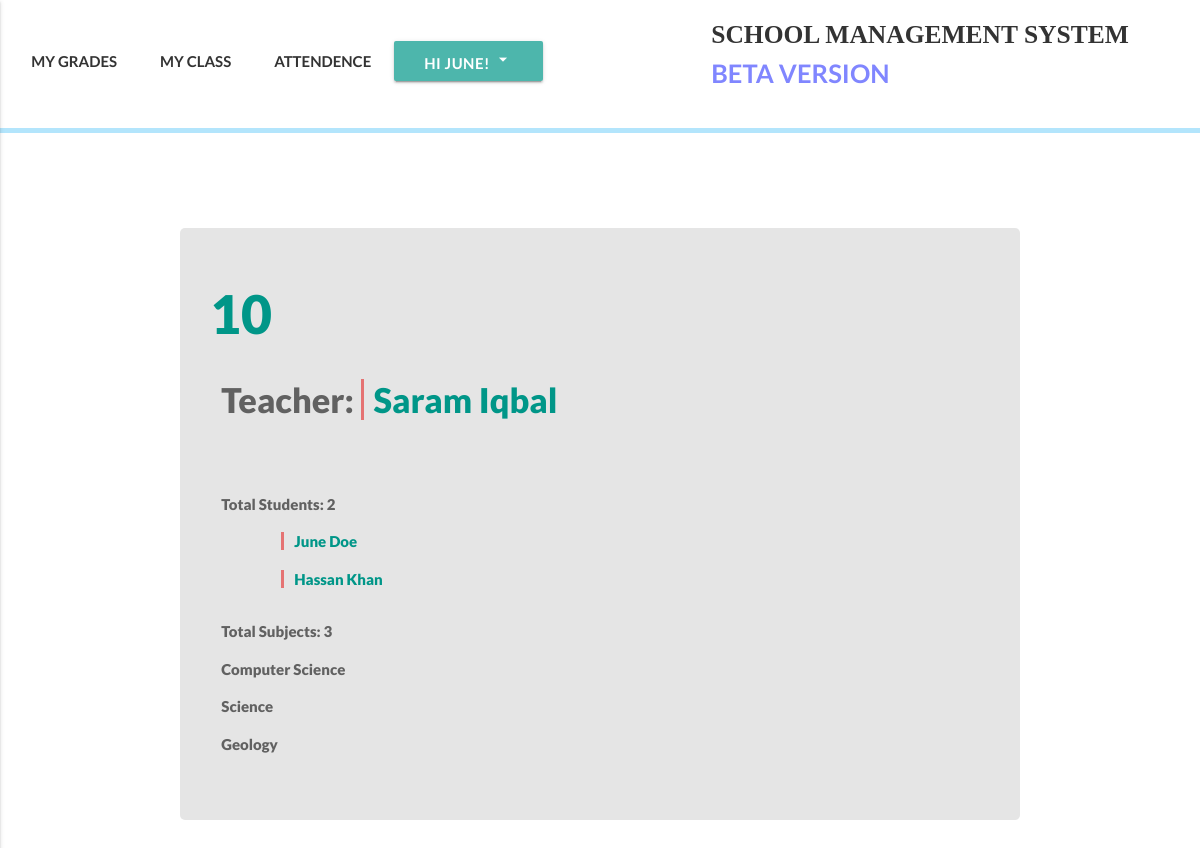
Page /classes/1/ (signed in) on the committed database.
### accounts/models.py (models this page shows, shortened)
class User(AbstractBaseUser):
    email = models.EmailField(
        verbose_name='email address',
        max_length=255,
        unique=True,
    )
    date_of_birth = models.DateField(null=True)
    is_active = models.BooleanField(default=True)
    is_admin = models.BooleanField(default=False)
    is_teacher = models.BooleanField(default=False)
    is_student = models.BooleanField(default=False)
    bio = models.TextField(blank=True, help_text='write something about yourself...')
    phone_regex = RegexValidator(regex=r'^\+?1?\d{9,15}$', message="Phone number must be entered in the format: '+999999999'. Up to 15 digits allowed.")
    phone_number = models.CharField(validators=[phone_regex], max_length=17, blank=True, help_text="Phone number must be entered in the format: '+999999999'. Up to 15 digits allowed.") # validators should be a list
    first_name = models.CharField(max_length=225)
    last_name = models.CharField(max_length=225)
    address = models.CharField(max_length=225, blank=True)
    part_of = models.ForeignKey(Klasses, null=True, blank=True, related_name="partof", on_delete=models.SET_NULL)
    image = models.ImageField(upload_to="profile_pictures", blank=True)
    objects = MyUserManager()
    USERNAME_FIELD = 'email'
    REQUIRED_FIELDS = ['first_name', 'last_name', 'phone_number']
    def get_absolute_url(self):
        return reverse('user_detail', kwargs={'id':self.id})

### klass/models.py (models this page shows, shortened)
class Klasses(models.Model):
    id = models.AutoField(primary_key=True)
    name = models.CharField(max_length=50)
    def get_absolute_url(self):
        return reverse('klasses_detail_view', kwargs={'id':self.id})

### academics/models.py (models this page shows, shortened)
class Subject(models.Model):
    name = models.CharField(max_length=225)
    klass = models.ManyToManyField(Klasses, related_name='subjects')

### klass/views.py (the view)
# urls.py: url(r'^(?P<id>[\w-]+)/$', klasses_detail_view, name='klasses_detail_view'),
def klasses_detail_view(request, id):
    if request.user.is_authenticated:
        klass = get_object_or_404(Klasses, id=id)
        if request.user.is_admin or request.user in klass.partof.filter(is_teacher=True) or request.user in klass.partof.filter(is_student=True):
            total_num = klass.partof.filter(is_student=True).count()
            teacher = klass.partof.filter(is_teacher=True)
            students = klass.partof.filter(is_student=True)
            template_name = "klass/klasses_detail_view.html"
            context = {
            "klass":klass,
            "teacher":teacher,
            "students":students,
            "total_num":total_num,
            }
            return render(request, template_name, context)
        else:
            raise Http404
    else:
        raise Http404

### templates/klass/klasses_detail_view.html (shortened to what this page needs)
{% extends 'index.html' %}
{% block customcss %}
{% load static %}
<link rel="stylesheet" href="{% static 'css/userrs.css' %}">
<link rel="stylesheet" href="{% static 'css/academics/subjects/subject_list.css' %}">
{% endblock customcss %}
{% block content %}
  <div class="register-bg">
    <div class="classes-boi hoverable grey-text text-darken-2">
      <h2 class="my-heada">{{klass.name}}</h2>
      <div class="row">
        <div class="col xl16 l12 m12 s12">
          <div class="my-list-klasses">
              {% if teacher %}
              {% for teach in teacher %}
                <h4>Teacher: <a href="{{teach.get_absolute_url}}" class="my-link">{{teach.first_name}} {{teach.last_name}}</a></h4>
              {% endfor %}
              {% else %}
              <h3>No teacher added yet</h3>
              {% endif %}
              <br><br>
          </div>
        </div>
      <div class="col xl16 l12 m12 s12">
        <div class="my-text"><p>Total Students: {{total_num}}</p></div>
        <div class="my-list">
          {% for student in students %}
          <p><a href="{{student.get_absolute_url}}">{{student.first_name}} {{student.last_name}}</a></p>
          {% endfor %}
        </div>
      </div>
      <div class="col xl16 l12 m12 s12">
        <div class="my-text"><p>Total Subjects: {{klass.subjects.count}}</p></div>
        <div class="my-list">
          {% for suba in klass.subjects.all %}
          {% if request.user.is_admin %}
          <p><a href="{{suba.get_absolute_url}}">{{suba.name}}</a></p>
          {% else %}
          <p>{{suba.name}}</p>
          {% endif %}
          {% endfor %}
        </div>
      </div>
      </div>
  </div>
  </div>
{% endblock content %}

### templates/index.html (shortened to what this page needs)
<!DOCTYPE html>
<html lang="en">
<head>
  {% load static %}
  <link rel="stylesheet" href="https://cdnjs.cloudflare.com/ajax/libs/animate.css/3.5.2/animate.min.css">
  <link rel="stylesheet" href="{% static 'materialize/css/materialize.min.css' %}">
  {% block headercss %} <link rel="stylesheet" href="{% static 'css/header.css' %}"> {% endblock headercss %}
  {% block customcss %} <link rel="stylesheet" href="{% static 'css/home.css' %}"> {% endblock customcss %}
</head>
<body>
  {% block new_page %}
  <header>
    <div class="my-nav">
      <div class="row">
        <div class="col xl7 l7 m7 s12 ma-nav">
          <ul class="nav-ul" >
            {% block headernavs %}
            {% if request.user.is_authenticated %}
              {% if request.user.is_student %}
              <li><a href="{% url 'semester-view' %}" class="waves-effect waves-teal">MY GRADES</a></li>
              <li><a href="{{request.user.part_of.get_absolute_url}}" class="waves-effect waves-teal">MY CLASS</a></li>
              <li><a href="/academics/attendence/{{request.user.id}}" class="waves-effect waves-teal">ATTENDENCE</a></li>
              <a class='dropdown-button btn my-dropdown teal lighten-2' data-beloworigin="true" href='#' data-activates='dropdown1'>Hi {{request.user.first_name}}! <i class="medium material-icons">arrow_drop_down</i></a>
              {% endif %}
            {% else %}
            <li><a href="{% url 'login_view' %}" class="waves-effect waves-teal"><span>LOGIN</span></a></li>
            {% endif %}
            {% endblock headernavs %}
          </ul>
        </div>
        <div class="col s2">
        </div>
        <div class="col xl5 l5 m5 offset-10">
          <a href="{% url 'home' %}" class='my-logo'>SCHOOL MANAGEMENT SYSTEM<br><span class="qaka"> BETA VERSION</span></a>
        </div>
    </div>
    </div>
    <div class='little-bar'></div>
  </header>
  {% block content %}{% endblock content %}
{% endblock new_page %}
</body>
</html>

### static/css/header.css (style rules this page uses)
.my-nav { font-family: lato; font-weight:bold; background-color: #fff; height:100%; padding-top:15px; padding-bottom: 0; margin-bottom:0; }
.my-dropdown { padding-bottom:40px; }
.little-bar { height:5px; background-color: #b3e5fc; }
.my-nav ul li { display: inline; }
.my-nav ul li a, .disable { padding: 20px 20px 20px 20px; color: #333; transition: 0.4s; }
.my-logo { font-family:kelson sans; color:#333; text-align:right; font-size:1.7em; transition: 0.4s; }
.qaka { color: #8086ff; font-family:lato; }

### static/css/userrs.css (style rules this page uses)
.register-bg { padding: 3em 0em; margin-top: 50px; }
.classes-boi { border-radius: 5px; text-align:center; margin-top:10vh; width:70%; margin: auto; background-color: #e5e5e5 ; padding:2em; }
.classes-boi h3, .classes-boi h4, .classes-boi p { font-family: lato; font-weight:1000; }

### static/css/academics/subjects/subject_list.css (style rules this page uses)
.my-heada { text-transform: uppercase; font-weight: 1000; font-family: lato; text-align: left; color:#009688; }
.my-text, .my-list, .my-list-klasses { text-align: left; }
.my-list p a { color: #009688; border-left: solid 3px #e57373; padding-left: 10px; margin-left: 5vw; transition-duration: 0.3s; }
.my-list-klasses h4 a { color: #009688; border-left: solid 3px #e57373; padding-left: 10px; margin-left: 0; transition-duration: 0.3s; }

### rows in the picture
User: user.first_name "JUNE", first_name "June", last_name "Doe"
Klasses: name "10", subjects.count "3"
User: first_name "Saram", last_name "Iqbal"
User: first_name "Hassan", last_name "Khan"
Subject: name "Computer Science"
Subject: name "Science"
Subject: name "Geology"

### other values in the picture
{{ total_num }} "2"
